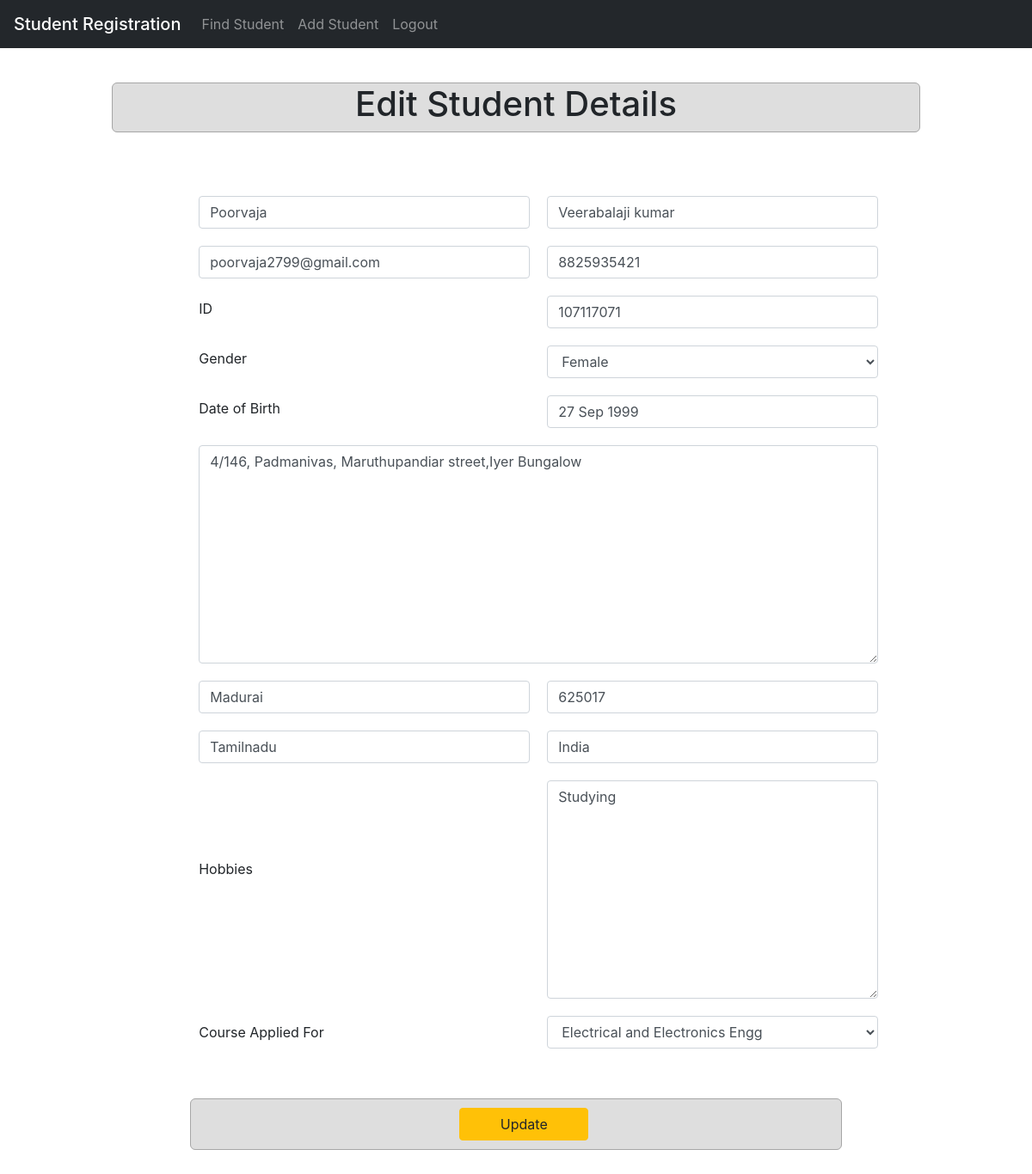
The page /editStudentDetails/107117071/ on the database its author committed.
### StudentRegistration/models.py (models this page shows, shortened)
class StudentInfo(models.Model):
    HOBBIES_CHOICES = (
        ('Drawing', 'Drawing'),
        ('Singing', 'Singing'),
        ('Dancing', 'Dancing'),
        ('Cooking', 'Cooking'),
        ('Others', 'Others')
    )
    COURSE_APPLIED_CHOICES = (('Computer Science Engg', 'Computer Science Engg'), ('Electronics and Communication Engg', 'Electronics and Communication Engg'),
                              ('Mechanical Engg', 'Mechanical Engg'), ('Electrical and Electronics Engg', 'Electrical and Electronics Engg'),
                              ('Instrumentation and Control Engg', 'Instrumentation and Control Engg'), ('Chemical Engg', 'Chemical Engg'),
                              ('Metalurgy Engg', 'Metalurgy Engg'), ('Production Engg', 'Production Engg'), ('Civil Engg', 'Civil Engg'))
    GENDER_CHOICES = (
        ('Male', 'Male'),
        ('Female', 'Female'),
        ('Other', 'Other'),
    )
    First_name = models.CharField(max_length=200, default='')
    Last_name = models.CharField(max_length=200, default='')
    Email = models.EmailField(default='')
    Mobile_number = models.CharField(max_length=10, default='')
    id = models.CharField(max_length=9, primary_key=True, default='')
    Gender = models.CharField(max_length=30, choices=GENDER_CHOICES, default='')
    Date_of_birth = models.DateField(blank=True, null=True, default='')
    Address = models.TextField(max_length=500, default='')
    Pin_code = models.CharField(max_length=10, default='')
    City = models.CharField(max_length=50, default='')
    State = models.CharField(max_length=50, default='')
    Country = models.CharField(max_length=50, default='')
    Hobbies = models.TextField(max_length=200, default='')
    Course_applied = models.CharField(max_length=50, choices=COURSE_APPLIED_CHOICES, default='')

### StudentRegistration/views.py (the view)
# urls.py: path('editStudentDetails/<int:pk>/', views.edit_StudentDetails, name='edit_StudentDetails'),
def edit_StudentDetails(request, pk):
    template = 'StudentRegistration/add_student.html'
    print('something')
    student = get_object_or_404(StudentInfo, pk=pk)
    if request.method == 'POST':
        form = StudentInfoForm(request.POST, instance=student)
        print(form.is_valid())
        if form.is_valid():
            print(form)
            student = form.save(commit=True)
            student.save()
            messages.success(request, 'Student Info updated successfully !')
            return redirect('/searchStudentDetails/')
    else:
        form = StudentInfoForm(instance=student)
    return render(request, template, {'form': form, 'student': student})

### StudentRegistration/templates/StudentRegistration/add_student.html (shortened to what this page needs)
{% extends "StudentRegistration/base.html" %}
{% block content %}
	<div class="container col-md-10 ">
		<br><br><br><br>
			<div class="container col-md-12 ">
				{% with url_name=request.resolver_match.url_name %}
					{% if url_name == 'add_StudentInfo' %}
				<section id="home"><h1>Register Student</h1></section>
					{% elif url_name == 'edit_StudentDetails' %}
				<section id="edit"><h1>Edit Student Details</h1></section>
					{% endif %}
				{% endwith %}
			</div>
			<br>
			<br>
			<div class="container col-md-11" >
				<form method="post" action="" class="container col-md-11 ">
					<table>
						<tr>
							<div>
								<td>{{ form.First_name}}</td>
								<td>{{ form.Last_name}}</td>
							</div>
						</tr>
						<tr>
							<div class="form-group">
								<td>{{ form.Email}}</td>
								<td>{{ form.Mobile_number}}</td>
							</div>
						</tr>
						<tr>
						<tr>
							<td><label>ID</label></td>
							<td>{{ form.id }}</td>
						</tr>
						<tr>
							<td><label>Gender</label></td>
							<td>{{ form.Gender }}</td>
						</tr>
						<tr>
							<td><label>Date of Birth</label></td>
							<td>{{ form.Date_of_birth }}</td>
						</tr>
						<tr>
							<td colspan="2">
								{{ form.Address }}
							</td>
						</tr>
						<tr>
							<td>{{ form.City }}</td>
							<td>{{ form.Pin_code }}</td>
						</tr>
						<tr>
							<td>{{ form.State }}</td>
							<td>{{ form.Country }}</td>
						</tr>
						<tr>
							<td>Hobbies <br><br><br></td>
							<td>
								{{ form.Hobbies }}
							</td>
						</tr>
						<tr>
							<td>Course Applied For</td>
							<td>{{ form.Course_applied }}</td>
						</tr>
					</table><br><br>
					<div class="container col-md-12" style="background-color: #dedede; border: solid #a6a6a6 1px; border-radius: 6px ">
						<div class="container col-md-3">
							{% with url_name=request.resolver_match.url_name %}
								{% if url_name == 'add_StudentInfo' %}
									<button type="submit" class="btn btn-success" value="Submit" >Submit</button>
								{% elif url_name == 'edit_StudentDetails' %}
									<button type="submit" class="btn btn-warning" value="Submit" >Update</button>
								{% endif %}
							{% endwith %}
						</div>
					</div>
					<br>
				</form>
				<br>
			</div>
			<br>
		<br>
	</div>
<br><br><br>
{% endblock %}

### StudentRegistration/templates/StudentRegistration/add_student.html (style rules this page uses)
table { width: 810px; }
td { padding: 10px; width: 50%; }
section { text-align: center; font-size: 50px; background-color: #dedede; border: solid #a6a6a6 1px; border-radius: 6px; }
button { width: 150px; margin: 10px; }

### rows shown on the page
StudentInfo: First_name "Poorvaja", Last_name "Veerabalaji kumar", Email "poorvaja2799@gmail.com", Mobile_number "8825935421", id "107117071", Gender "Female", Date_of_birth "27 Sep 1999", Address "4/146, Padmanivas, Maruthupandiar street,Iyer Bungalow", City "Madurai", Pin_code "625017", State "Tamilnadu", Country "India", Hobbies "Studying", Course_applied "Electrical and Electronics Engg"
